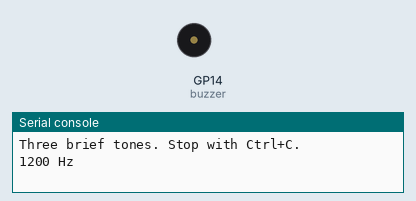
This program was run on a simulated Raspberry Pi Pico running MicroPython. On the bench: buzzer (waves = sounding), the last lines printed to the serial console. At 1.4 s the program stops and its outputs stay as they are.

Above: at 0.29 s.
At 1.0 s:
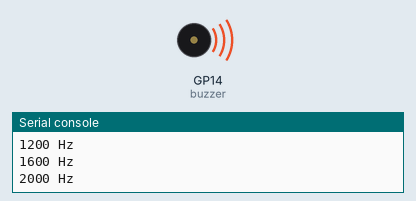
Timing chart, 0 to 2.9 s (numbered marks = the images above):
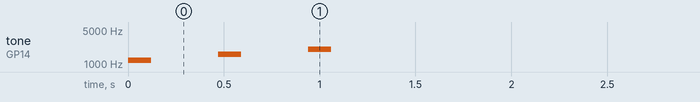

The program:

02_buzzer_test.py
```python
from machine import Pin, PWM
from time import sleep_ms

BUZZER_PIN = 14
QUIET_DUTY = 2500

buzzer = PWM(Pin(BUZZER_PIN))
buzzer.freq(1800)
buzzer.duty_u16(0)


def beep(frequency_hz, duration_ms):
    buzzer.freq(frequency_hz)
    buzzer.duty_u16(QUIET_DUTY)
    sleep_ms(duration_ms)
    buzzer.duty_u16(0)


print("Three brief tones. Stop with Ctrl+C.")

try:
    for frequency in [1200, 1600, 2000]:
        print(frequency, "Hz")
        beep(frequency, 120)
        sleep_ms(350)
finally:
    buzzer.duty_u16(0)
    buzzer.deinit()
```

Measured:
- by itself, tone on GP14 (buzzer): plays 1200 Hz for 0.12 s, 1600 Hz for 0.12 s, 2000 Hz for 0.12 s
